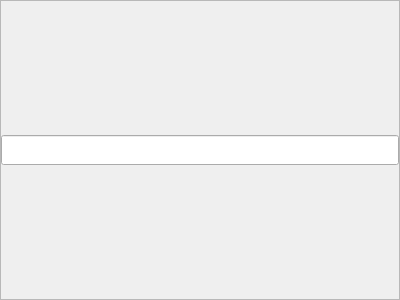
<?xml version="1.0" encoding="UTF-8"?>
<ui version="4.0">
 <class>text_field_widget</class>
 <widget class="QWidget" name="text_field_widget">
  <property name="geometry">
   <rect>
    <x>0</x>
    <y>0</y>
    <width>400</width>
    <height>300</height>
   </rect>
  </property>
  <property name="windowTitle">
   <string>Form</string>
  </property>
  <layout class="QVBoxLayout" name="verticalLayout">
   <property name="spacing">
    <number>0</number>
   </property>
   <property name="leftMargin">
    <number>0</number>
   </property>
   <property name="topMargin">
    <number>0</number>
   </property>
   <property name="rightMargin">
    <number>0</number>
   </property>
   <property name="bottomMargin">
    <number>0</number>
   </property>
   <item>
    <widget class="QFrame" name="frame">
     <property name="frameShape">
      <enum>QFrame::StyledPanel</enum>
     </property>
     <property name="frameShadow">
      <enum>QFrame::Raised</enum>
     </property>
     <layout class="QHBoxLayout" name="horizontalLayout">
      <property name="spacing">
       <number>0</number>
      </property>
      <property name="leftMargin">
       <number>0</number>
      </property>
      <property name="topMargin">
       <number>0</number>
      </property>
      <property name="rightMargin">
       <number>0</number>
      </property>
      <property name="bottomMargin">
       <number>0</number>
      </property>
      <item>
       <widget class="QLineEdit" name="label_edit">
        <property name="minimumSize">
         <size>
          <width>0</width>
          <height>30</height>
         </size>
        </property>
        <property name="styleSheet">
         <string notr="true">font: 16px;</string>
        </property>
       </widget>
      </item>
     </layout>
    </widget>
   </item>
  </layout>
 </widget>
 <resources/>
 <connections/>
</ui>
